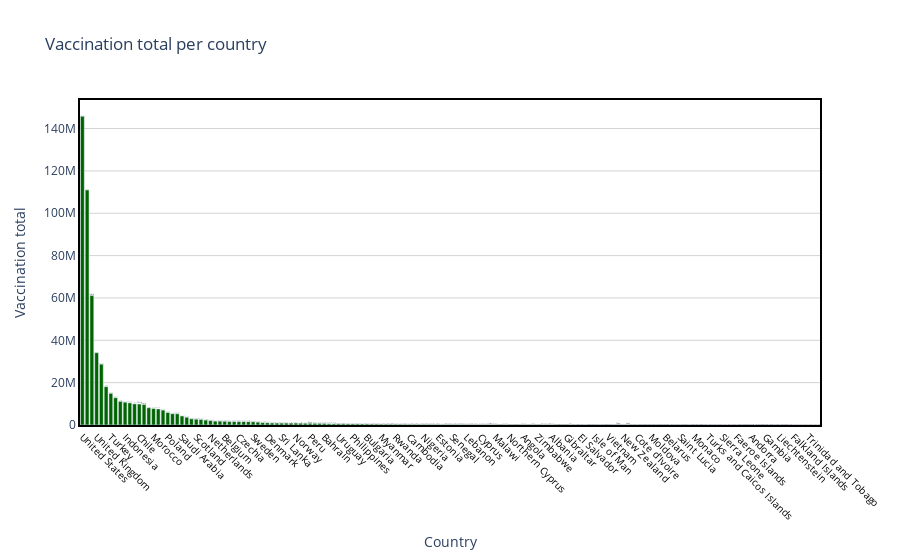

The notebook cell saved with this chart:
### Code cell
draw_trace_bar(country_vaccine, 'Total vaccinations', 'Vaccination total per country', 'Country', 'Vaccination total', "Darkgreen" )

### Figure 1 — Plotly figure (JSON) as saved in the notebook; plotly's stock layout.template omitted (floating-point values rounded to 4 significant figures; data arrays with more than 128 entries replaced by an {"elided": "..."} marker saying what was removed)
{"data": [{"marker": {"color": "Darkgreen"}, "text": {"elided": "156 str values"}, "type": "bar", "x": {"elided": "156 str values"}, "y": {"elided": "156 int values"}}], "layout": {"hovermode": "closest", "paper_bgcolor": "rgba(0, 0, 0, 0)", "plot_bgcolor": "rgba(0, 0, 0, 0)", "title": {"text": "Vaccination total per country"}, "xaxis": {"linecolor": "black", "linewidth": 2, "mirror": true, "showline": true, "showticklabels": true, "tickangle": 45, "tickfont": {"color": "black", "size": 10}, "title": {"text": "Country"}, "zeroline": true, "zerolinecolor": "grey", "zerolinewidth": 1}, "yaxis": {"gridcolor": "lightgrey", "linecolor": "black", "linewidth": 2, "mirror": true, "showline": true, "title": {"text": "Vaccination total"}, "zeroline": true, "zerolinecolor": "grey", "zerolinewidth": 1}}}
